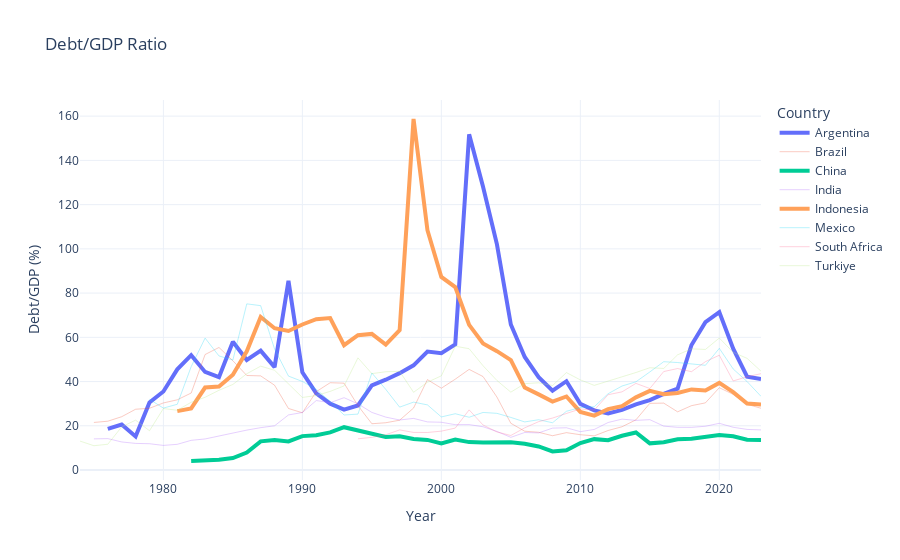

Notebook code for this chart:
### Code cell
# Countries to highlight
highlight_countries = ['China', 'Indonesia', 'Argentina']

# Create the interactive line plot for Debt/GDP Ratio
fig = px.line(
    df_final,
    x='Year',
    y='Debt_to_GDP_Ratio',
    color='Country',
    title='Debt/GDP Ratio',
    labels={
        "Debt_to_GDP_Ratio": "Debt/GDP (%)"
    },
    template='plotly_white'
)

# Highlight China, Indonesia, and Argentina: Iterate through each trace and modify its properties
for trace in fig.data:
    # Check if the current trace's name (country) is one of the countries to highlight
    if trace.name in highlight_countries:
        # Make the lines for these countries thicker
        trace.line.width = 4
        # Optionally, you can set a specific color here if you want them all to be the same highlight color,
        # otherwise, Plotly will keep their default assigned colors which are often distinct enough.
        # Example: trace.line.color = 'blue'
    else:
        # Make other country lines thinner and semi-transparent
        trace.opacity = 0.3
        trace.line.width = 1

fig.show()

### Figure 1 — Plotly figure (JSON) as saved in the notebook; plotly's stock layout.template omitted (floating-point values rounded to 4 significant figures)
{"data": [{"hovertemplate": "Country=Argentina<br>Year=%{x}<br>Debt/GDP (%)=%{y}<extra></extra>", "legendgroup": "Argentina", "line": {"color": "#636efa", "dash": "solid", "width": 4}, "marker": {"symbol": "circle"}, "mode": "lines", "name": "Argentina", "orientation": "v", "showlegend": true, "type": "scatter", "x": [1976, 1977, 1978, 1979, 1980, 1981, 1982, 1983, 1984, 1985, 1986, 1987, 1988, 1989, 1990, 1991, 1992, 1993, 1994, 1995, 1996, 1997, 1998, 1999, 2000, 2001, 2002, 2003, 2004, 2005, 2006, 2007, 2008, 2009, 2010, 2011, 2012, 2013, 2014, 2015, 2016, 2017, 2018, 2019, 2020, 2021, 2022, 2023], "xaxis": "x", "y": [18.57, 20.56, 15.17, 30.58, 35.5, 45.51, 51.94, 44.34, 41.96, 58.03, 49.77, 53.97, 46.51, 85.53, 44.2, 34.62, 29.99, 27.32, 29.17, 38.28, 40.84, 43.79, 47.33, 53.58, 52.8, 56.81, 151.8, 128.1, 102.0, 65.81, 51.14, 42.02, 35.89, 40.15, 29.89, 26.95, 25.62, 27.21, 29.71, 31.61, 34.39, 36.77, 56.54, 66.86, 71.41, 54.83, 42.18, 41.2], "yaxis": "y"}, {"hovertemplate": "Country=Brazil<br>Year=%{x}<br>Debt/GDP (%)=%{y}<extra></extra>", "legendgroup": "Brazil", "line": {"color": "#EF553B", "dash": "solid", "width": 1}, "marker": {"symbol": "circle"}, "mode": "lines", "name": "Brazil", "opacity": 0.3, "orientation": "v", "showlegend": true, "type": "scatter", "x": [1975, 1976, 1977, 1978, 1979, 1980, 1981, 1982, 1983, 1984, 1985, 1986, 1987, 1988, 1989, 1990, 1991, 1992, 1993, 1994, 1995, 1996, 1997, 1998, 1999, 2000, 2001, 2002, 2003, 2004, 2005, 2006, 2007, 2008, 2009, 2010, 2011, 2012, 2013, 2014, 2015, 2016, 2017, 2018, 2019, 2020, 2021, 2022, 2023], "xaxis": "x", "y": [21.5, 22.07, 24.1, 27.48, 27.92, 30.32, 31.75, 34.8, 52.21, 55.41, 49.4, 42.75, 42.56, 38.34, 27.83, 25.87, 35.42, 39.47, 39.26, 29.1, 20.92, 21.38, 22.53, 28.02, 40.88, 37.0, 41.07, 45.5, 42.26, 32.97, 21.13, 17.54, 17.07, 15.51, 16.9, 15.95, 15.44, 17.87, 19.56, 22.68, 30.15, 30.25, 26.31, 29.1, 30.36, 37.21, 34.21, 29.69, 27.93], "yaxis": "y"}, {"hovertemplate": "Country=China<br>Year=%{x}<br>Debt/GDP (%)=%{y}<extra></extra>", "legendgroup": "China", "line": {"color": "#00cc96", "dash": "solid", "width": 4}, "marker": {"symbol": "circle"}, "mode": "lines", "name": "China", "orientation": "v", "showlegend": true, "type": "scatter", "x": [1982, 1983, 1984, 1985, 1986, 1987, 1988, 1989, 1990, 1991, 1992, 1993, 1994, 1995, 1996, 1997, 1998, 1999, 2000, 2001, 2002, 2003, 2004, 2005, 2006, 2007, 2008, 2009, 2010, 2011, 2012, 2013, 2014, 2015, 2016, 2017, 2018, 2019, 2020, 2021, 2022, 2023], "xaxis": "x", "y": [4.076, 4.167, 4.651, 5.396, 7.887, 12.95, 13.59, 12.92, 15.32, 15.72, 16.99, 19.36, 17.84, 16.11, 14.94, 15.28, 14.01, 13.6, 12.05, 13.76, 12.61, 12.48, 12.65, 12.5, 11.86, 10.64, 8.411, 8.909, 12.2, 13.96, 13.46, 15.47, 16.98, 12.06, 12.59, 13.9, 14.12, 14.81, 15.84, 15.29, 13.69, 13.6], "yaxis": "y"}, {"hovertemplate": "Country=India<br>Year=%{x}<br>Debt/GDP (%)=%{y}<extra></extra>", "legendgroup": "India", "line": {"color": "#ab63fa", "dash": "solid", "width": 1}, "marker": {"symbol": "circle"}, "mode": "lines", "name": "India", "opacity": 0.3, "orientation": "v", "showlegend": true, "type": "scatter", "x": [1975, 1976, 1977, 1978, 1979, 1980, 1981, 1982, 1983, 1984, 1985, 1986, 1987, 1988, 1989, 1990, 1991, 1992, 1993, 1994, 1995, 1996, 1997, 1998, 1999, 2000, 2001, 2002, 2003, 2004, 2005, 2006, 2007, 2008, 2009, 2010, 2011, 2012, 2013, 2014, 2015, 2016, 2017, 2018, 2019, 2020, 2021, 2022, 2023], "xaxis": "x", "y": [14.08, 14.2, 12.69, 12.03, 11.89, 11.12, 11.62, 13.42, 14.04, 15.44, 16.75, 18.04, 19.15, 19.99, 24.9, 26.01, 31.41, 30.46, 32.7, 29.91, 26.04, 23.92, 22.62, 23.34, 21.75, 21.59, 20.5, 20.53, 19.56, 17.44, 14.77, 16.97, 16.77, 18.94, 19.1, 17.33, 18.34, 21.48, 23.01, 22.44, 22.76, 19.85, 19.29, 19.28, 19.78, 21.12, 19.32, 18.35, 18.13], "yaxis": "y"}, {"hovertemplate": "Country=Indonesia<br>Year=%{x}<br>Debt/GDP (%)=%{y}<extra></extra>", "legendgroup": "Indonesia", "line": {"color": "#FFA15A", "dash": "solid", "width": 4}, "marker": {"symbol": "circle"}, "mode": "lines", "name": "Indonesia", "orientation": "v", "showlegend": true, "type": "scatter", "x": [1981, 1982, 1983, 1984, 1985, 1986, 1987, 1988, 1989, 1990, 1991, 1992, 1993, 1994, 1995, 1996, 1997, 1998, 1999, 2000, 2001, 2002, 2003, 2004, 2005, 2006, 2007, 2008, 2009, 2010, 2011, 2012, 2013, 2014, 2015, 2016, 2017, 2018, 2019, 2020, 2021, 2022, 2023], "xaxis": "x", "y": [26.62, 27.88, 37.3, 37.74, 43.05, 53.67, 69.18, 64.12, 62.87, 65.81, 68.19, 68.73, 56.43, 60.95, 61.54, 56.74, 63.19, 158.7, 108.4, 87.29, 82.71, 65.65, 57.24, 53.75, 49.72, 37.3, 34.2, 30.95, 33.25, 26.26, 24.6, 27.52, 28.89, 32.84, 35.76, 34.24, 34.82, 36.44, 35.96, 39.38, 35.22, 30.02, 29.61], "yaxis": "y"}, {"hovertemplate": "Country=Mexico<br>Year=%{x}<br>Debt/GDP (%)=%{y}<extra></extra>", "legendgroup": "Mexico", "line": {"color": "#19d3f3", "dash": "solid", "width": 1}, "marker": {"symbol": "circle"}, "mode": "lines", "name": "Mexico", "opacity": 0.3, "orientation": "v", "showlegend": true, "type": "scatter", "x": [1979, 1980, 1981, 1982, 1983, 1984, 1985, 1986, 1987, 1988, 1989, 1990, 1991, 1992, 1993, 1994, 1995, 1996, 1997, 1998, 1999, 2000, 2001, 2002, 2003, 2004, 2005, 2006, 2007, 2008, 2009, 2010, 2011, 2012, 2013, 2014, 2015, 2016, 2017, 2018, 2019, 2020, 2021, 2022, 2023], "xaxis": "x", "y": [31.94, 28.01, 29.72, 46.74, 59.65, 51.57, 49.71, 75.12, 74.32, 54.73, 42.46, 40.04, 36.48, 30.97, 24.87, 25.27, 43.86, 36.46, 28.44, 30.7, 29.44, 24.0, 25.45, 23.86, 26.03, 25.63, 23.78, 21.74, 22.74, 21.37, 26.56, 28.26, 28.62, 34.5, 37.98, 39.88, 44.34, 48.98, 48.6, 47.92, 47.35, 55.01, 45.68, 39.98, 33.31], "yaxis": "y"}, {"hovertemplate": "Country=South Africa<br>Year=%{x}<br>Debt/GDP (%)=%{y}<extra></extra>", "legendgroup": "South Africa", "line": {"color": "#FF6692", "dash": "solid", "width": 1}, "marker": {"symbol": "circle"}, "mode": "lines", "name": "South Africa", "opacity": 0.3, "orientation": "v", "showlegend": true, "type": "scatter", "x": [1994, 1995, 1996, 1997, 1998, 1999, 2000, 2001, 2002, 2003, 2004, 2005, 2006, 2007, 2008, 2009, 2010, 2011, 2012, 2013, 2014, 2015, 2016, 2017, 2018, 2019, 2020, 2021, 2022, 2023], "xaxis": "x", "y": [14.12, 14.77, 15.96, 18.13, 17.0, 16.97, 17.57, 18.96, 27.19, 20.36, 17.2, 15.61, 19.07, 21.86, 23.49, 25.59, 27.63, 27.09, 34.06, 35.33, 39.17, 36.84, 44.52, 45.88, 44.46, 48.99, 51.9, 40.26, 42.2, 43.55], "yaxis": "y"}, {"hovertemplate": "Country=Turkiye<br>Year=%{x}<br>Debt/GDP (%)=%{y}<extra></extra>", "legendgroup": "Turkiye", "line": {"color": "#B6E880", "dash": "solid", "width": 1}, "marker": {"symbol": "circle"}, "mode": "lines", "name": "Turkiye", "opacity": 0.3, "orientation": "v", "showlegend": true, "type": "scatter", "x": [1974, 1975, 1976, 1977, 1978, 1979, 1980, 1981, 1982, 1983, 1984, 1985, 1986, 1987, 1988, 1989, 1990, 1991, 1992, 1993, 1994, 1995, 1996, 1997, 1998, 1999, 2000, 2001, 2002, 2003, 2004, 2005, 2006, 2007, 2008, 2009, 2010, 2011, 2012, 2013, 2014, 2015, 2016, 2017, 2018, 2019, 2020, 2021, 2022, 2023], "xaxis": "x", "y": [13.08, 10.99, 11.66, 19.52, 22.54, 17.77, 27.8, 27.02, 30.63, 32.88, 36.05, 38.69, 43.52, 46.96, 45.11, 38.81, 32.81, 33.68, 35.55, 38.03, 50.71, 43.58, 44.43, 44.62, 35.14, 39.7, 42.58, 55.98, 54.84, 47.16, 40.47, 35.21, 39.05, 39.44, 38.22, 44.05, 40.76, 38.27, 40.13, 41.99, 44.08, 46.25, 45.91, 52.09, 54.79, 54.52, 59.66, 53.22, 50.48, 44.7], "yaxis": "y"}], "layout": {"legend": {"title": {"text": "Country"}, "tracegroupgap": 0}, "title": {"text": "Debt/GDP Ratio"}, "xaxis": {"anchor": "y", "domain": [0, 1], "title": {"text": "Year"}}, "yaxis": {"anchor": "x", "domain": [0, 1], "title": {"text": "Debt/GDP (%)"}}}}
